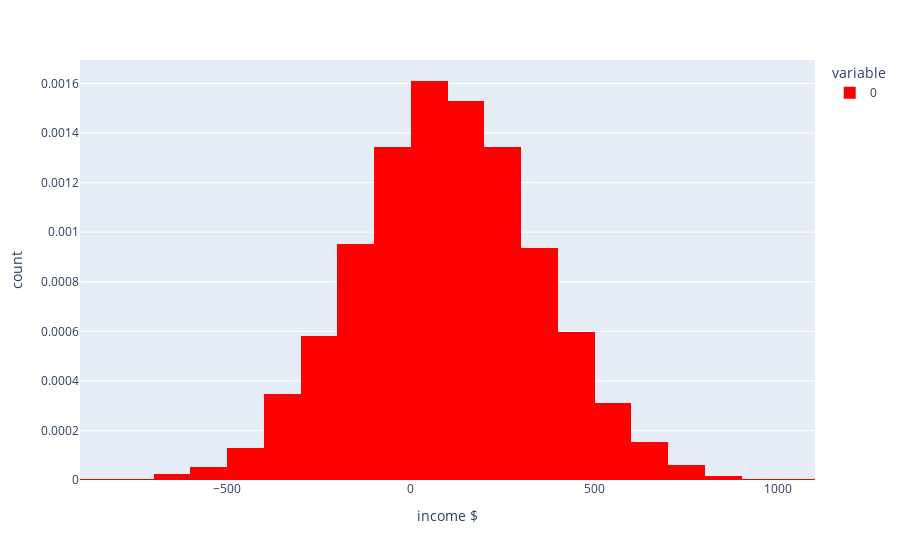

Notebook source saved alongside this figure:
### Code cell
ids3= np.linspace(start=1,stop=100000, num=100000,dtype=int)
wealth3= np.random.randint(0,100,100000)
result3=run_simulation(ids, wealth, 1000000)
income_endpoint3=[ result[i].wealth for i in range(len(result)) ]

py.histogram(income_endpoint2,
             nbins=20,
             histnorm='probability density',
             labels={'value':'income $','count':'probability'}, 
             color_discrete_sequence=['red'])

### Figure 1 — Plotly figure (JSON) as saved in the notebook; plotly's stock layout.template omitted (floating-point values rounded to 4 significant figures; data arrays with more than 128 entries replaced by an {"elided": "..."} marker saying what was removed)
{"data": [{"alignmentgroup": "True", "bingroup": "x", "histnorm": "probability density", "hovertemplate": "variable=0<br>income $=%{x}<br>count=%{y}<extra></extra>", "legendgroup": "0", "marker": {"color": "red"}, "name": "0", "nbinsx": 20, "offsetgroup": "0", "orientation": "v", "showlegend": true, "type": "histogram", "x": {"elided": "10000 int values"}, "xaxis": "x", "yaxis": "y"}], "layout": {"barmode": "relative", "legend": {"title": {"text": "variable"}, "tracegroupgap": 0}, "margin": {"t": 60}, "xaxis": {"anchor": "y", "domain": [0, 1], "title": {"text": "income $"}}, "yaxis": {"anchor": "x", "domain": [0, 1], "title": {"text": "count"}}}}
